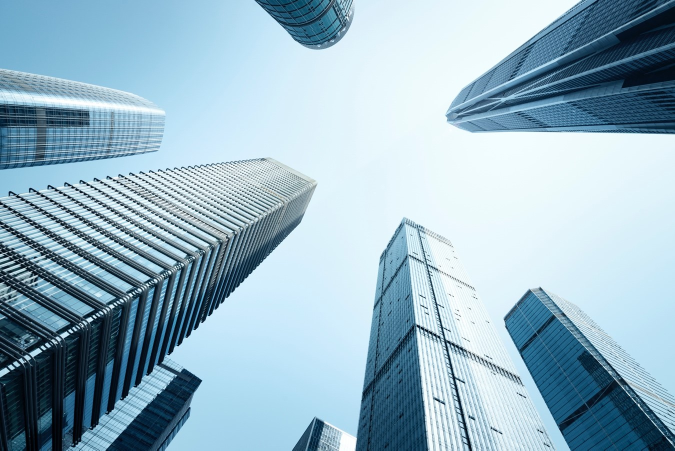
#> input picture build/images/sky.png, 1350 x 901 px, found by its file name (shown at 1/2 size)
$ python main.py
#> lines starting #> are read from the running program, lines starting #| are printed output that depends on the picture
#> (the call stopped at in setup_ui, `with dpg.file_dialog(directory_selector=False, show=False, callback=se..`: dearpygui is not available in this run)
#> (the call stopped at in update_pipeline_menu, `if not dpg.does_item_exist("pipelines_menu"):`: dearpygui is not available in this run)
### image_utils.py
import dearpygui.dearpygui as dpg
from PIL import Image
import os
import time
from core import MAX_DISPLAY_WIDTH

class ImageUtilsMixin:
    def _update_texture_from_file(self, path, tex_id, widget_tag):
#> called with path = 'images/sky.png', tex_id = 'input_tex', widget_tag = 'input_image_widget'
        if not path or path == "." or path == "..":
            return False

        if not os.path.exists(path) or os.path.isdir(path):
            print(f"[IMAGE_UTILS] Invalid path or directory: {path}")
            return False

        try:
            img = Image.open(path).convert("RGBA")
            if widget_tag == "input_image_widget":
                self.input_image = img
            return self._update_texture_from_image(img, tex_id, widget_tag)
        except Exception as e:
            print(f"[IMAGE_UTILS] Error loading {path}: {e}")
            return False

    def _update_texture_from_image(self, img, tex_id, widget_tag):
#> called with tex_id = 'input_tex', widget_tag = 'input_image_widget'
        try:
            orig_w, orig_h = img.size
#> orig_w = 1350; orig_h = 901
            display_w = min(orig_w, MAX_DISPLAY_WIDTH)
#> display_w = 350
            ratio = display_w / float(orig_w)
#> ratio = 0.259
            display_h = int(orig_h * ratio)
#> display_h = 233

            img_resized = img.resize((display_w, display_h), Image.Resampling.LANCZOS)
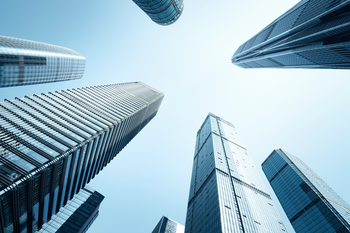
#> img_resized: PIL image 350x233 RGBA; mean R, G, B, A 150.7, 180.5, 195.8, 255

            raw_data = img_resized.tobytes()
            data = []
            for b in raw_data:
                data.append(float(b) / 255.0)
#> this loop made 326200 passes
#> b on passes 1 to 3: 106, 166, 202
#> after the loop, data = 326200 items

            new_tex_tag = f"{tex_id}_{int(time.time() * 1000)}"
            dpg.add_dynamic_texture(
                width=display_w, height=display_h, default_value=data,
                tag=new_tex_tag, parent="tex_registry"
            )
#> (this line was passed over: dearpygui is not available in this run)

            if dpg.does_item_exist(widget_tag):
                dpg.configure_item(
                    widget_tag, texture_tag=new_tex_tag,
                    width=display_w, height=display_h
                )

            # Sync button width with image width if updating the input image
            if widget_tag == "input_image_widget" and dpg.does_item_exist("select_image_button"):
                dpg.configure_item("select_image_button", width=display_w)

            old_tex = self.current_textures.get(tex_id)
            if old_tex and dpg.does_item_exist(old_tex):
                dpg.delete_item(old_tex)

            self.current_textures[tex_id] = new_tex_tag
            return True
        except Exception as e:
            print(f"[IMAGE_UTILS] Update failed: {e}")
            return False

### persistence.py
import dearpygui.dearpygui as dpg
import os
import json
from core import PIPELINES_FILE

class PersistenceMixin:
    # [129 lines left out: functions _load_pipelines_json, save_pipeline, load_pipeline, not called in this run]

    def update_pipeline_menu(self):
        if not dpg.does_item_exist("pipelines_menu"):
            return

        items = dpg.get_item_children("pipelines_menu", 1)
        for item in items:
            if dpg.get_item_label(item) not in ["Save Current Pipeline...", "Delete Pipeline..."]:
                dpg.delete_item(item)

        for menu in ["your_pipelines_menu", "your_pipelines_context_menu"]:
            if dpg.does_item_exist(menu):
                for child in dpg.get_item_children(menu, 1):
                    dpg.delete_item(child)

        all_p = self._load_pipelines_json()

        # Populate the Delete Pipeline Combo Box with current names
        pipeline_names = list(all_p.keys())
        if dpg.does_item_exist("delete_pipeline_combo"):
            dpg.configure_item("delete_pipeline_combo", items=pipeline_names)
            if pipeline_names:
                dpg.set_value("delete_pipeline_combo", pipeline_names[0])
            else:
                dpg.set_value("delete_pipeline_combo", "")

        if all_p:
            dpg.add_separator(parent="pipelines_menu")
            for name in all_p.keys():
                dpg.add_menu_item(label=f"Load {name}", callback=self.load_pipeline, user_data=name, parent="pipelines_menu")
                dpg.add_menu_item(label=name, user_data=name, callback=lambda s, a, u: self.add_pipeline_node(u, u), parent="your_pipelines_menu")
                dpg.add_menu_item(label=name, user_data=name, callback=lambda s, a, u: self.add_pipeline_node(u, u, dpg.get_item_pos("context_menu")), parent="your_pipelines_context_menu")

    # [14 lines left out: function delete_pipeline_callback, not called in this run]

### ui_manager.py
import dearpygui.dearpygui as dpg
from core import WINDOW_WIDTH, WINDOW_HEIGHT, FILTER_REGISTRY

class UIMixin:
    def setup_ui(self):
        # 1. File Dialogs
        with dpg.file_dialog(directory_selector=False, show=False, callback=self.file_dialog_callback, tag="image_selector", width=700, height=450, modal=True, default_path="images"):
            dpg.add_file_extension("Image Files{.png,.jpg,.jpeg,.bmp,.webp}")
        with dpg.file_dialog(directory_selector=False, show=False, callback=self.save_image_callback, tag="image_saver", width=700, height=450, modal=True, default_path="images", default_filename="processed_image.png"):
            dpg.add_file_extension("PNG (*.png){.png}"); dpg.add_file_extension("JPEG (*.jpg){.jpg,.jpeg}")

        # 2. Modals
        with dpg.window(label="Save Pipeline", tag="save_pipeline_modal", modal=True, show=False, autosize=True):
            dpg.add_input_text(tag="pipeline_name_input", width=200); dpg.add_button(label="Save", callback=self.save_pipeline)
        with dpg.window(label="Delete Pipeline", tag="delete_pipeline_modal", modal=True, show=False, autosize=True):
            dpg.add_combo(tag="delete_pipeline_combo", width=200); dpg.add_button(label="Delete", callback=self.delete_pipeline_callback)

        # 3. Dynamic Menu Builder helper
        # [12 lines left out: function build_dynamic_menus, not called in this run]

        # 4. Context Menu
        with dpg.window(tag="context_menu", show=False, no_title_bar=True, autosize=True):
            build_dynamic_menus("context_menu", from_context=True)
            with dpg.menu(label="Arithmetic"):
                for ar in ["Add Images", "Sub Images"]: dpg.add_menu_item(label=ar, user_data=ar, callback=lambda s,a,u: self.add_arithmetic_node(u, dpg.get_item_pos("context_menu")))
            with dpg.menu(label="Your Pipelines", tag="your_pipelines_context_menu"): pass
            dpg.add_separator()
            dpg.add_menu_item(label="Delete Selected", callback=self.delete_selected)

        with dpg.handler_registry():
            dpg.add_mouse_click_handler(button=dpg.mvMouseButton_Right, callback=lambda: dpg.configure_item("context_menu", show=dpg.is_item_hovered("node_editor"), pos=dpg.get_mouse_pos(local=False)))
            dpg.add_mouse_click_handler(button=dpg.mvMouseButton_Left, callback=lambda: dpg.configure_item("context_menu", show=False))
            dpg.add_key_press_handler(key=dpg.mvKey_Delete, callback=self.delete_selected)

        # 5. Main Window
        with dpg.window(label="IIP(Image Processing Playground)", width=WINDOW_WIDTH, height=WINDOW_HEIGHT, no_move=True, no_close=True, no_collapse=True):
            with dpg.menu_bar():
                with dpg.menu(label="File"):
                    dpg.add_menu_item(label="Open Image...", callback=lambda: dpg.show_item("image_selector"))
                    dpg.add_menu_item(label="Save Result...", callback=lambda: dpg.show_item("image_saver"))
                with dpg.menu(label="Pipelines", tag="pipelines_menu"):
                    dpg.add_menu_item(label="Save Current Pipeline...", callback=lambda: dpg.show_item("save_pipeline_modal"))
                    dpg.add_menu_item(label="Delete Pipeline...", callback=lambda: dpg.show_item("delete_pipeline_modal"))
                with dpg.menu(label="Add Node", tag="add_node_menu"):
                    build_dynamic_menus("add_node_menu")
                    with dpg.menu(label="Arithmetic"):
                        for ar in ["Add Images", "Sub Images"]: dpg.add_menu_item(label=ar, user_data=ar, callback=lambda s,a,u: self.add_arithmetic_node(u))
                    with dpg.menu(label="Your Pipelines", tag="your_pipelines_menu"): pass
                with dpg.menu(label="Edit"):
                    dpg.add_menu_item(label="Delete Selected", callback=self.delete_selected)
                    dpg.add_menu_item(label="Clear Connections", callback=lambda: [dpg.delete_item(l) for l in dpg.get_item_children("node_editor", 0)])
                    dpg.add_menu_item(label="Reset Editor", callback=self.clear_editor)

            with dpg.group(horizontal=True):
                dpg.add_button(label="PROCESS PIPELINE", callback=self.process_pipeline, width=200)
                dpg.add_button(label="SAVE RESULT", callback=lambda: dpg.show_item("image_saver"), width=150)
                dpg.add_button(label="DELETE SELECTED", callback=self.delete_selected, width=150)
                dpg.add_button(label="CLEAR", callback=self.clear_editor, width=100)

            with dpg.node_editor(tag="node_editor", callback=self.link_callback, delink_callback=self.delink_callback):
                with dpg.node(label="SOURCE IMAGE", pos=[20, 50]):
                    with dpg.node_attribute(tag="source_pin", attribute_type=dpg.mvNode_Attr_Output):
                        dpg.add_image(texture_tag="blank_tex", tag="input_image_widget")
                        dpg.add_button(label="Select New Image...", tag="select_image_button", width=255, callback=lambda: dpg.show_item("image_selector"))
                with dpg.node(label="RESULT IMAGE", pos=[900, 50]):
                    with dpg.node_attribute(tag="result_pin", attribute_type=dpg.mvNode_Attr_Input):
                        dpg.add_image(texture_tag="blank_tex", tag="output_image_widget")

    def file_dialog_callback(self, sender, app_data):
        if app_data.get('file_path_name'): self._update_texture_from_file(app_data['file_path_name'], "input_tex", "input_image_widget")

    def save_image_callback(self, sender, app_data):
        if app_data.get('file_path_name') and self.output_image:
            (self.output_image if app_data['file_path_name'].lower().endswith(".png") else self.output_image.convert("RGB")).save(app_data['file_path_name'])

### main.py
import dearpygui.dearpygui as dpg
from core import WINDOW_WIDTH, WINDOW_HEIGHT
from image_utils import ImageUtilsMixin
from engine import EngineMixin
from persistence import PersistenceMixin
from node_manager import NodeManagerMixin
from ui_manager import UIMixin

class ImageNodeApp(ImageUtilsMixin, EngineMixin, PersistenceMixin, NodeManagerMixin, UIMixin):
    def __init__(self):
        dpg.create_context()

        # Core State
        self.current_textures = {"input_tex": None, "output_tex": None}
        self.input_image = None
        self.output_image = None
        self.node_params = {}

        # 1. Texture Registry
        dpg.add_texture_registry(tag="tex_registry")
        dpg.add_static_texture(
            width=1, height=1, default_value=[0, 0, 0, 1],
            tag="blank_tex", parent="tex_registry"
        )

        # 2. Setup UI Components
        self.setup_ui()
        self.update_pipeline_menu()

        # 3. Load Initial Demo Images
        self._update_texture_from_file("images/sky.png", "input_tex", "input_image_widget")
#> (the call stopped at in _update_texture_from_image, `if dpg.does_item_exist(widget_tag):`: dearpygui is not available in this run)
        self._update_texture_from_file("images/sky.png", "output_tex", "output_image_widget")

        # 4. Viewport Configuration - Updated Title
        dpg.create_viewport(
            title="IIP(Image Processing Playground)",
            width=WINDOW_WIDTH, height=WINDOW_HEIGHT,
            resizable=False
        )
        dpg.setup_dearpygui()
        dpg.show_viewport()

    def run(self):
        dpg.start_dearpygui()
        dpg.destroy_context()

if __name__ == "__main__":
#> (the run stopped early here; a loop or call above may not have finished)
